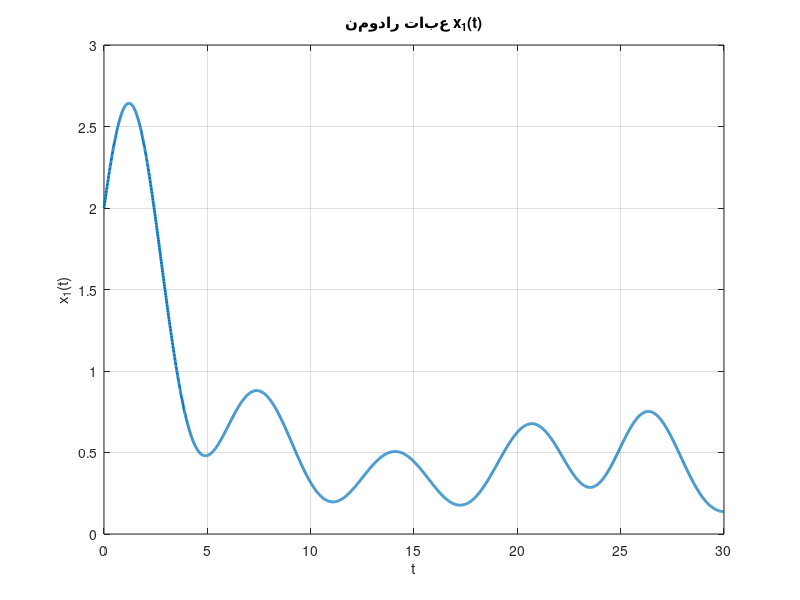
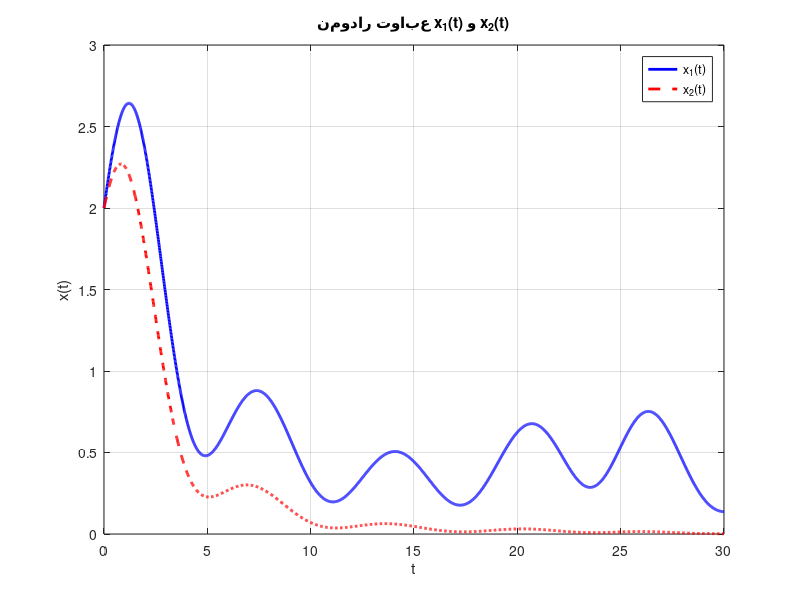

MATLAB code to generate these figures, in order:
% تابع x1

% تعریف بازه t
t = 0:0.01:30;  % گام کوچک برای نمودار دقیق

% تعریف تابع x1(t)
x1 = ((2 + sin(t)) ./ (2 - cos(t/4))) .* exp(-0.05 * t);

% رسم نمودار
figure;
plot(t, x1, 'LineWidth', 2);
xlabel('t');
ylabel('x_1(t)');
title('نمودار تابع x_1(t)');
grid on;


% تابع x2

% تعریف بازه t
t = 0:0.01:30;

% تعریف توابع
x1 = ((2 + sin(t)) ./ (2 - cos(t/4))) .* exp(-0.05 * t);
x2 = ((2 + sin(t)) ./ (2 - cos(t/4))) .* exp(-0.2 * t);

% رسم نمودار هر دو تابع در یک گراف
figure;
plot(t, x1, 'b-', 'LineWidth', 2); % آبی برای x1
hold on;
plot(t, x2, 'r--', 'LineWidth', 2); % قرمز خطچین برای x2
hold off;

xlabel('t');
ylabel('x(t)');
title('نمودار توابع x_1(t) و x_2(t)');
legend('x_1(t)', 'x_2(t)');
grid on;
